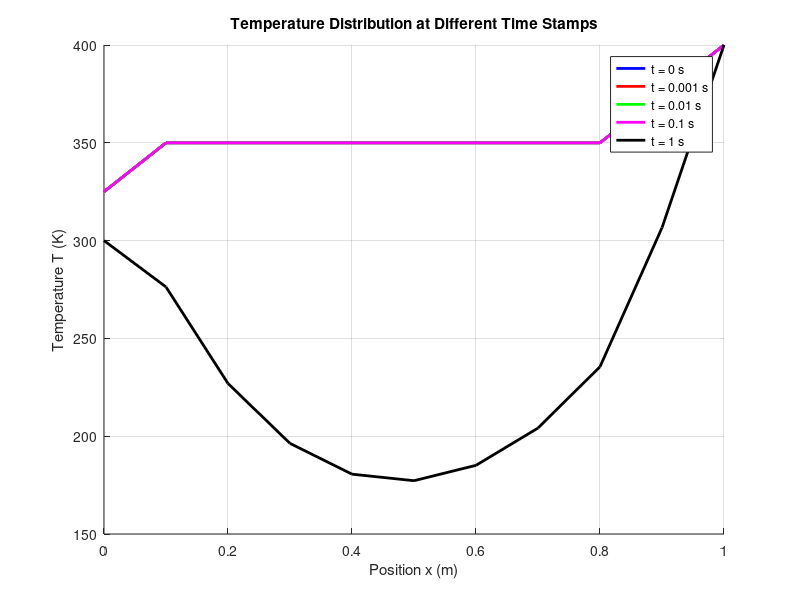

Reproduce this figure in MATLAB.
% Given constants
To = 300;       % Left boundary temperature (x = 0)
Tn = 400;       % Right boundary temperature (x = L)
T_0 = 350;      % Initial temperature for all x (t=0)
to = 0;         % Initial time
tn = 100;       % Final time
L = 1;          % Length of the slab
a = 1;          % Thermal diffusivity alpha

% Derived constants
h = 0.1;        % Mesh size in x-space
n = (L - 0) / h - 1; % Number of spatial points excluding boundaries
k = 0.5;      % Mesh size in time
m = (tn - to) / k; % Number of time steps
A = (k * a) / (h^2); % Crank-Nicolson coefficient
fprintf("value of A is %d ", A);
% Initialize solution matrix
sol = zeros(m+1, n+2);  % n+2 to account for boundary points

% Initial conditions
sol(1, :) = T_0; % Initialize to T_0 everywhere

% Boundary conditions
sol(:, 1) = To;   % Fixed boundary at x = 0
sol(:, end) = Tn; % Fixed boundary at x = L
sol(1,n+1) = (T_0+Tn)/2 ; 
sol(1,1) = (T_0+To)/2 ;
% Construct coefficient matrices for Crank-Nicolson
main_diag_L = (2 + 2*A) * ones(n, 1);
lower_diag_L = -A * ones(n-1, 1);
upper_diag_L = -A * ones(n-1, 1);
M_L = diag(main_diag_L) + diag(upper_diag_L, 1) + diag(lower_diag_L, -1);

main_diag_R = (2 - 2*A) * ones(n, 1);
lower_diag_R = A * ones(n-1, 1);
upper_diag_R = A * ones(n-1, 1);
M_R = diag(main_diag_R) + diag(upper_diag_R, 1) + diag(lower_diag_R, -1);
M_L
% Time-stepping loop (Crank-Nicolson method)
for j = 1:m
    % Right-hand side vector
    u = sol(j, 2:end-1)';
    b = M_R * u; % Compute RHS using explicit part

    % Apply boundary conditions
    b(1) = b(1) + A * To;
    b(end) = b(end) + A * Tn;

    % Solve system using matrix inversion
    x = M_L \ b; % More numerically stable than inv(M_L) * b

    % Store solution at next time step
    sol(j+1, 2:end-1) = x';
end
M_L
% Define x-axis values (spatial positions)
x = linspace(0, L, n+2);

% Select time stamps for plotting
time_stamps = [0, 0.001, 0.01, 0.1, 1]; % Time values in seconds
time_indices = round(time_stamps / k) + 1; % Convert to index

% Plot temperature distribution at selected time stamps
figure;
hold on;
colors = ['b', 'r', 'g', 'm', 'k']; % Colors for different time stamps

for idx = 1:length(time_stamps)
    plot(x, sol(time_indices(idx), :), 'Color', colors(idx), 'LineWidth', 2);
end

xlabel('Position x (m)');
ylabel('Temperature T (K)');
title('Temperature Distribution at Different Time Stamps');
legend(arrayfun(@(t) sprintf('t = %d s', t), time_stamps, 'UniformOutput', false));
grid on;
hold off;
